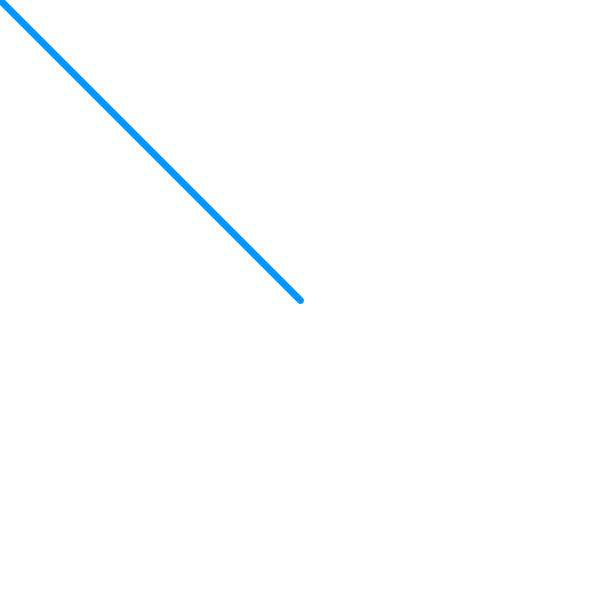
Frame 1 (no input)
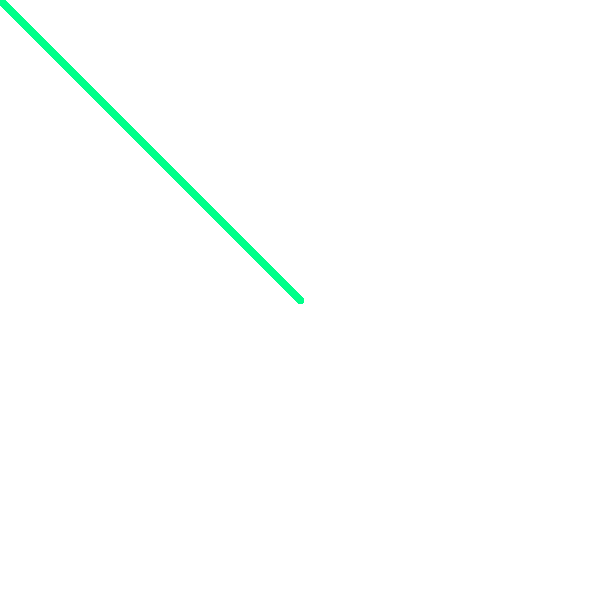
Frame 60 (the mouse pressed at the canvas centre just before this capture)
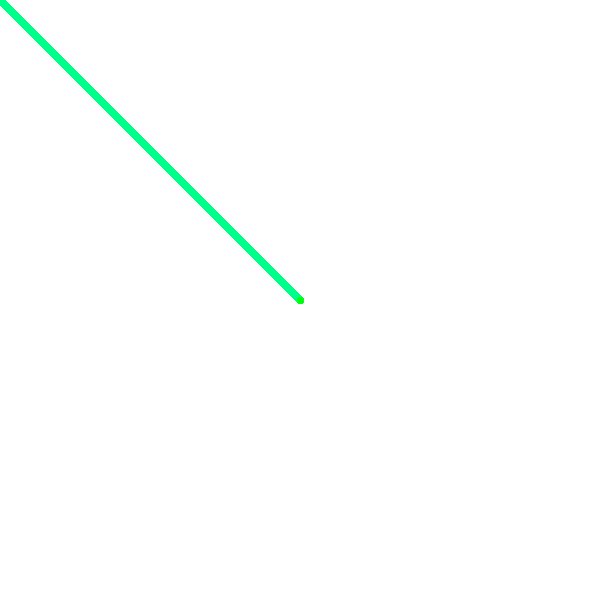
Frame 120 (the mouse held since frame 60 and released just before this capture)

The Processing sketch that drew these frames (run headless with seeded random() and noise(); from frame 60 on, the mouse is pressed at the canvas centre):

// Processing sketch: processing_179181
// ── processing_179181.pde

float r=0;
float g=150;
float b=255;
void setup() {
       size(600, 600);
       strokeWeight(7);
       background(255);
       
       
     } 
void draw() {
       stroke(r,g,b);
       line(300, 300, mouseX, mouseY);
     
if(mouseX > width/2 & mouseY>height/2) {
r = r + 1;
g=g-1;
b=b+2;
} else {
r = r - 1;
}
if (mouseX<width/2 & mouseY > height/2) {
b = b + 3;
g=g+4;
r=r+3;
} else {
b = b - 2;
}
if (mouseX>width/2) {
g = g - 3;
}else{ 
g = g + 5;
}
r = constrain(r,0,255);
g = constrain(g,0,255);
b = constrain(b,0,255);
//save ("doodle.png");
}

     
